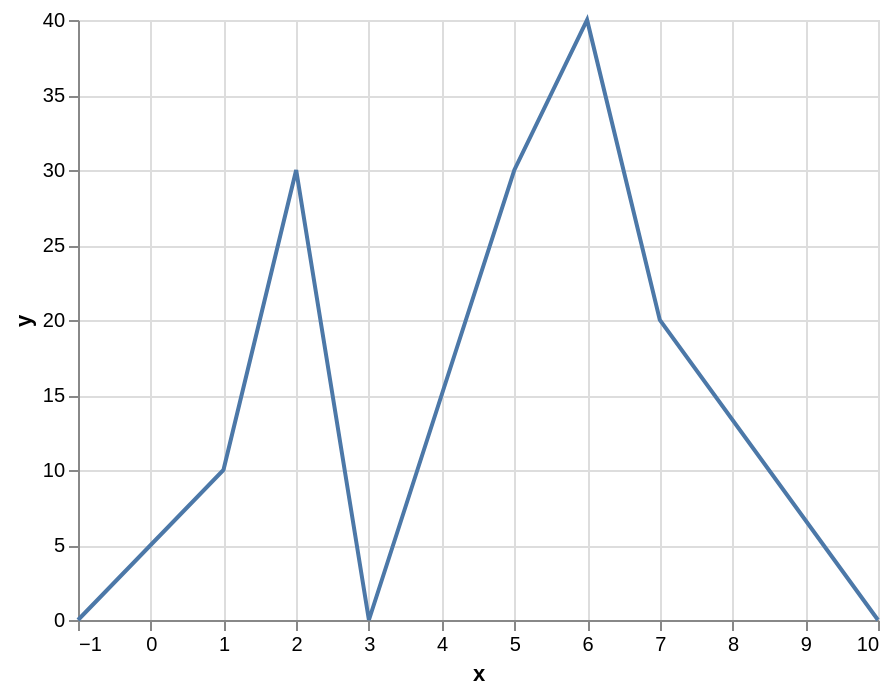

The specification (Vega-Lite) saved for this image:
### Vega specification from a JSON file in a GitHub repository (floating-point values rounded to 4 significant figures)
{"$schema": "https://vega.github.io/schema/vega/v5.json", "background": "white", "padding": 5, "width": 400, "height": 300, "style": "cell", "data": [{"name": "source_0", "values": [{"x": -1, "y": null}, {"x": 1, "y": 10}, {"x": 2, "y": 30}, {"x": 3, "y": null}, {"x": 4, "y": 15}, {"x": 5, "y": 30}, {"x": 6, "y": 40}, {"x": 7, "y": 20}, {"x": 10, "y": null}]}, {"name": "data_0", "source": "source_0", "transform": [{"type": "formula", "expr": "toNumber(datum[\"x\"])", "as": "x"}]}], "marks": [{"name": "marks", "type": "line", "style": ["line"], "sort": {"field": "x"}, "from": {"data": "data_0"}, "encode": {"update": {"stroke": {"value": "#4c78a8"}, "description": {"signal": "\"x: \" + (format(datum[\"x\"], \"\")) + \"; y: \" + (format(datum[\"y\"], \"\"))"}, "x": [{"test": "!isValid(datum[\"x\"]) || !isFinite(+datum[\"x\"])", "signal": "scale('x', inrange(0, domain('x')) ? 0 : domain('x')[0])"}, {"scale": "x", "field": "x"}], "y": [{"test": "!isValid(datum[\"y\"]) || !isFinite(+datum[\"y\"])", "scale": "y", "value": 0}, {"scale": "y", "field": "y"}]}}}], "scales": [{"name": "x", "type": "linear", "domain": {"data": "data_0", "field": "x"}, "range": [0, {"signal": "width"}], "nice": true, "zero": false}, {"name": "y", "type": "linear", "domain": {"data": "data_0", "field": "y"}, "range": [{"signal": "height"}, 0], "nice": true, "zero": true}], "axes": [{"scale": "x", "orient": "bottom", "gridScale": "y", "grid": true, "tickCount": {"signal": "ceil(width/40)"}, "domain": false, "labels": false, "aria": false, "maxExtent": 0, "minExtent": 0, "ticks": false, "zindex": 0}, {"scale": "y", "orient": "left", "gridScale": "x", "grid": true, "tickCount": {"signal": "ceil(height/40)"}, "domain": false, "labels": false, "aria": false, "maxExtent": 0, "minExtent": 0, "ticks": false, "zindex": 0}, {"scale": "x", "orient": "bottom", "grid": false, "title": "x", "labelFlush": true, "labelOverlap": true, "tickCount": {"signal": "ceil(width/40)"}, "zindex": 0}, {"scale": "y", "orient": "left", "grid": false, "title": "y", "labelOverlap": true, "tickCount": {"signal": "ceil(height/40)"}, "zindex": 0}]}
